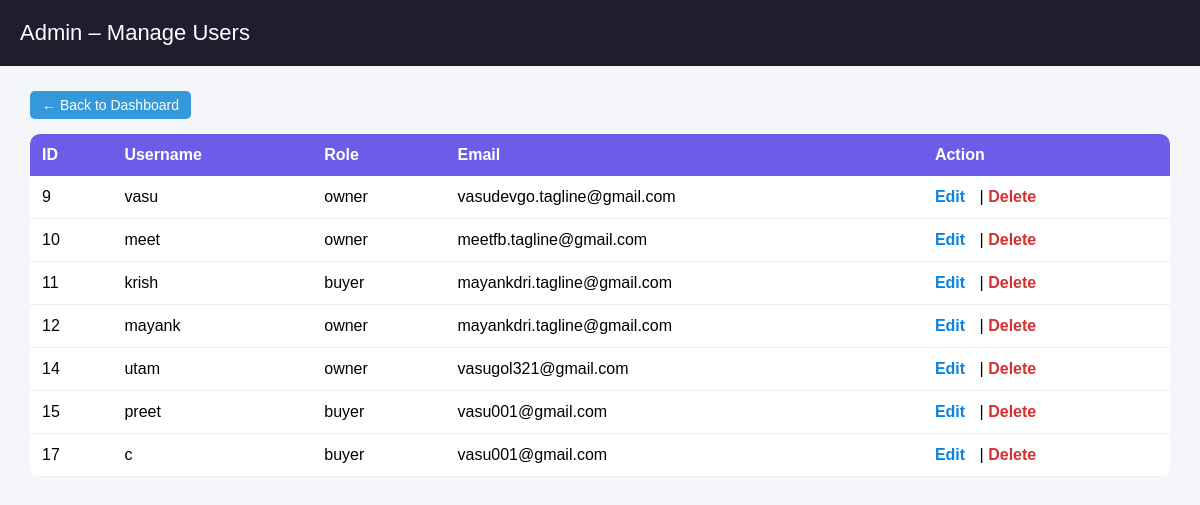
Before: /admin/users (signed in) with the older database file.
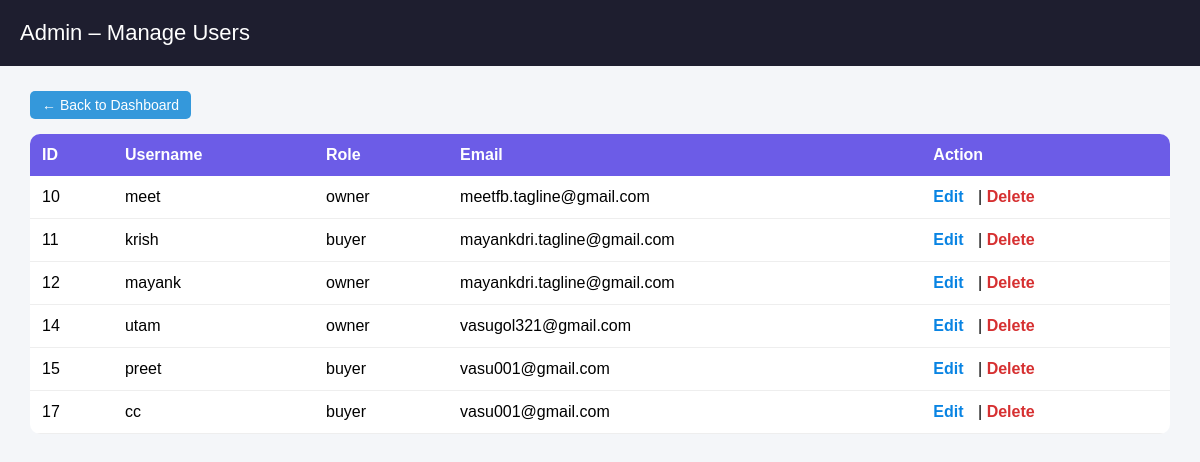
After: the same page with the newer database file.
### tables this page shows
CREATE TABLE users (
            id INTEGER PRIMARY KEY AUTOINCREMENT,
            role TEXT,
            username TEXT UNIQUE,
            password TEXT,
            email TEXT
        );

### app.py (the view)
@app.route("/admin/users")
def admin_users():
    if session.get("role") != "admin":
        return redirect(url_for("login"))
    conn = get_db()
    users = conn.execute("""
        SELECT id, username, role, email
        FROM users
        WHERE role != 'admin'
    """).fetchall()
    conn.close()
    return render_template("admin_users.html", users=users)

### app.py (called while the page is built)
@app.after_request
def add_global_headers(response):
    response.headers["Cache-Control"] = "no-store, no-cache, must-revalidate, private"
    response.headers["Pragma"] = "no-cache"
    response.headers["Expires"] = "0"
    return response

def get_db():
    conn = sqlite3.connect("users.db", timeout=10)
    conn.row_factory = sqlite3.Row
    return conn

### templates/admin_users.html (shortened to what this page needs)
<!DOCTYPE html>
<html>
<head>
</head>
<body>
<div class="header">
    <span>Admin – Manage Users</span>
</div>
<div class="container">
    <div class="top-bar">
        <a href="/admin/dashboard" class="back-btn">← Back to Dashboard</a>
    </div>
    <table>
        <tr>
            <th>ID</th>
            <th>Username</th>
            <th>Role</th>
            <th>Email</th>
            <th>Action</th>
        </tr>
        {% for u in users %}
        <tr>
            <td>{{ u['id'] }}</td>
            <td>{{ u['username'] }}</td>
            <td>{{ u['role'] }}</td>
            <td>{{ u['email'] }}</td>
            <td>
                <a class="edit" href="/admin/edit-user/{{ u['id'] }}">Edit</a>
                |
                <a class="delete"
                   href="/admin/delete-user/{{ u['id'] }}"
                   onclick="return confirm('Delete user and all properties?')">
                   Delete
                </a>
            </td>
        </tr>
        {% endfor %}
    </table>
</div>
</body>
</html>

Changed rows visible on the page:
removed users: id "9", username "vasu", role "owner", email "vasudevgo.tagline@gmail.com"
changed users id 17: username "c" → "cc"
